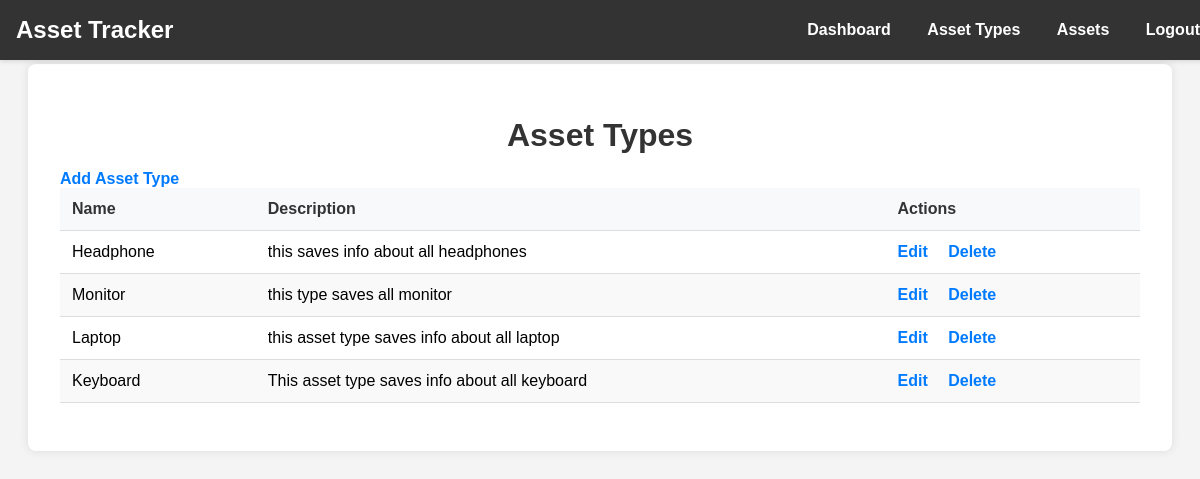
/asset-management/asset-types/, run on the app's committed database.
### asset_management/models.py (models this page shows, shortened)
class AssetType(models.Model):
    name = models.CharField(max_length=100, unique=True)
    description = models.TextField(max_length=500, blank=True, null=True)
    created_at = models.DateTimeField(auto_now_add=True)
    updated_at = models.DateTimeField(auto_now=True)

### asset_management/views.py (the view)
# urls.py: path('asset-types/', list_asset_types, name='list_asset_types'),
def list_asset_types(request):
    asset_types = AssetType.objects.all().order_by('-created_at')
    return render(request, 'asset_management/list_asset_types.html', {'asset_types': asset_types})

### asset_management/templates/asset_management/list_asset_types.html (shortened to what this page needs)
<!DOCTYPE html>
<html lang="en">
<head>
</head>
<body>
    <nav class="navbar">
        <div class="brand">Asset Tracker</div>
        <div>
            <a href="{% url 'dashboard' %}">Dashboard</a>
            <a href="{% url 'list_asset_types' %}">Asset Types</a>
            <a href="{% url 'list_assets' %}">Assets</a>
            <a href="{% url 'logout' %}">Logout</a>
        </div>
    </nav>
    <div class="container">
        <h1>Asset Types</h1>
        <a href="{% url 'create_asset_type' %}">Add Asset Type</a>
        <table>
            <thead>
                <tr>
                    <th>Name</th>
                    <th>Description</th>
                    <th>Actions</th>
                </tr>
            </thead>
            <tbody>
                {% for asset_type in asset_types %}
                <tr>
                    <td>{{ asset_type.name }}</td>
                    <td>{{ asset_type.description }}</td>
                    <td class="actions">
                        <a href="{% url 'update_asset_type' asset_type.pk %}">Edit</a>
                        <a href="{% url 'delete_asset_type' asset_type.pk %}">Delete</a>
                    </td>
                </tr>
                {% endfor %}
            </tbody>
        </table>
    </div>
</body>
</html>

### asset_management/templates/asset_management/list_asset_types.html (style rules this page uses)
body { font-family: Arial, sans-serif; background-color: #f4f4f4; margin: 0; padding: 0; }
.navbar { background-color: #333; color: #fff; padding: 1rem; display: flex; justify-content: space-between; align-items: center; box-shadow: 0 2px 4px rgba(0, 0, 0, 0.1); position: fixed; width: 100%; top: 0; left: 0; z-index: 1000; }
.navbar .brand { font-size: 1.5rem; font-weight: bold; }
.navbar a { color: #fff; text-decoration: none; padding: 0.5rem 1rem; font-size: 1rem; }
.container { width: 90%; max-width: 1200px; margin: 4rem auto 2rem; padding: 2rem; background-color: #ffffff; border-radius: 8px; box-shadow: 0 0 10px rgba(0, 0, 0, 0.1); }
h1 { text-align: center; margin-bottom: 1rem; color: #333; }
a { color: #007bff; text-decoration: none; font-weight: bold; }
table { width: 100%; border-collapse: collapse; margin-bottom: 1rem; }
th, td { padding: 0.75rem; text-align: left; border-bottom: 1px solid #ddd; }
th { background-color: #f8f9fa; color: #333; }
tr:nth-child(even) { background-color: #f9f9f9; }
.actions a { margin-right: 1rem; color: #007bff; }

### data on the page
AssetType: name "Headphone", description "this saves info about all headphones"
AssetType: name "Monitor", description "this type saves all monitor"
AssetType: name "Laptop", description "this asset type saves info about all laptop"
AssetType: name "Keyboard", description "This asset type saves info about all keyboard"
